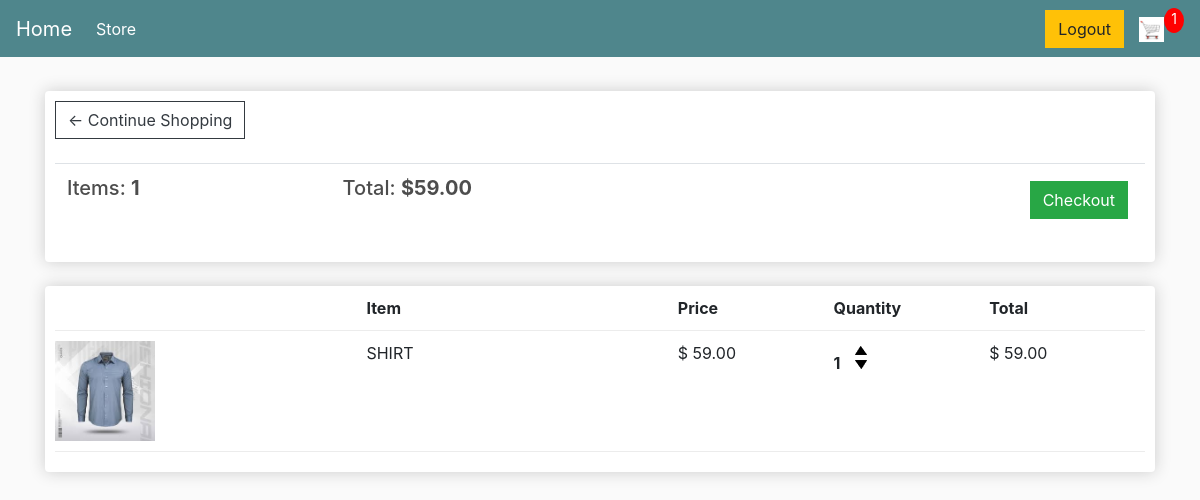
The page /cart/ (signed in) on the database as committed earlier.
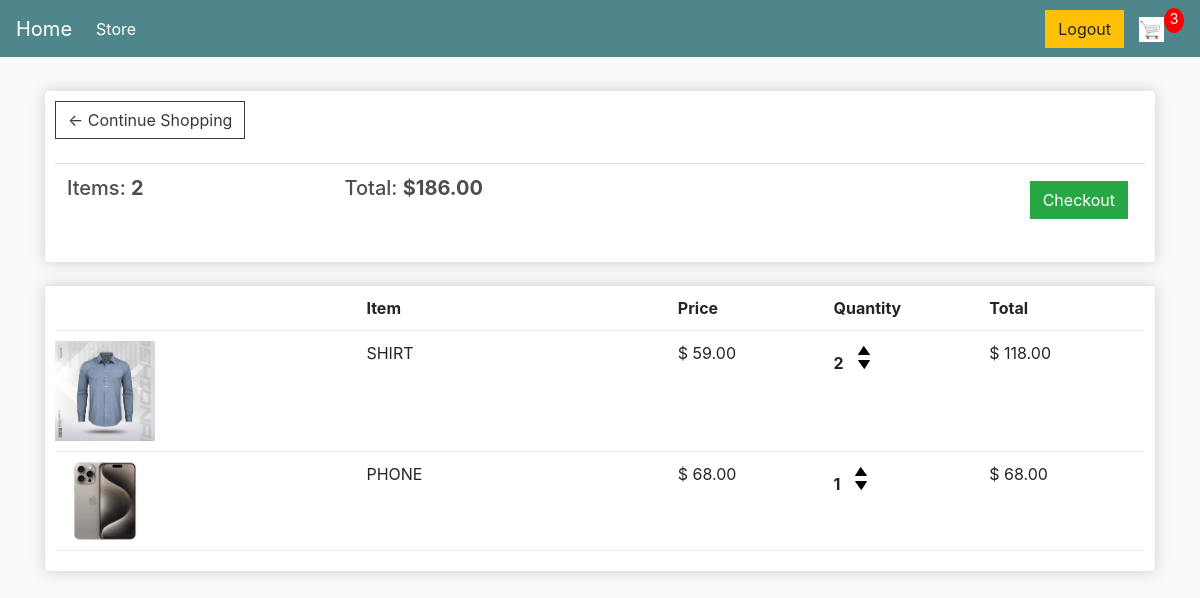
The same page on the database as committed later.
### shop/models.py (models this page shows, shortened)
class Order(models.Model):
     customer = models.ForeignKey(Customer ,on_delete=models.SET_NULL,null=True,blank=True)
     date_ordered = models.DateTimeField(auto_now_add=True)
     complete = models.BooleanField(default=False)
     @property
     def get_carttotal(self):
          order_items = self.orderitem_set.all()
          total = sum([item.get_total for item in order_items])
          return total
     @property
     def get_cart_items(self):
          order_items = self.orderitem_set.all()
          total = sum([item.quantity for item in order_items])
          return total

class OrderItem(models.Model):
     product = models.ForeignKey(Product, on_delete=models.SET_NULL,null=True)
     order = models.ForeignKey(Order, on_delete=models.SET_NULL,null=True)
     quantity = models.PositiveIntegerField(default=0,null=True,blank=True)
     date_added = models.DateTimeField(auto_now_add=True)
     @property
     def get_total(self):
         total = self.quantity * self.product.price
         return total

class Product(models.Model):
    name = models.CharField(max_length=220)
    price = models.FloatField()
    digital = models.BooleanField(default=False,null=True,blank=True)
    image = models.ImageField(null=True,blank=True)
    @property
    def imageURL(self):
         try:
              url = self.image.url
         except:
              url = ''
         return url

### shop/views.py (the view)
# urls.py: path('cart/',views.cart,name='cart'),
@login_required
def cart(request):
    customer = request.user.customer
    order, created = Order.objects.get_or_create(customer=customer, complete=False)
    items = order.orderitem_set.all()
    cart_item = order.get_cart_items
    context = {'items': items, 'order': order,'cart_item':cart_item}
    return render(request, 'cart.html', context)

### templates/cart.html
{% extends 'main.html' %}
{% load static %}
{% block content %}
	<div class="row">
		<div class="col-lg-12">
			<div class="box-element">
				<a class="btn btn-outline-dark" href="{% url 'store' %}">&#x2190; Continue Shopping</a>
				<br><br>
				<table class="table">
					<tr>
						<th><h5>Items: <strong>{{ items|length }}</strong></h5></th>
						<th><h5>Total: <strong>${{order.get_carttotal|floatformat:2}}</strong></h5></th>
						<th>
							<a style="float:right; margin:5px;" class="btn btn-success" href="{% url 'checkout' %}">Checkout</a>
						</th>
					</tr>
				</table>
			</div>
			<br>
			<div class="box-element">
				<div class="cart-row">
					<div style="flex:2"></div>
					<div style="flex:2"><strong>Item</strong></div>
					<div style="flex:1"><strong>Price</strong></div>
					<div style="flex:1"><strong>Quantity</strong></div>
					<div style="flex:1"><strong>Total</strong></div>
				</div>
				{% for item in items %}
				<div class="cart-row">
				  <div style="flex:2">
					<img class="row-image" src="{{item.product.imageURL}}">
				  </div>
				  <div style="flex:2">
					<p>{{item.product.name}}</p>
				  </div>
				  <div style="flex:1">
					<p>$ {{ item.product.price|floatformat:2 }}</p>
				  </div>
				  <div style="flex:1">
					<p class="quantity">{{ item.quantity }}</p>
					<div class="quantity">
					  <img data-product="{{item.product.id}}" class="chg-quantity update-cart" src="{% static 'images/arrow-up.png' %}"  data-action="add">
					  <img data-product="{{item.product.id}}" class="chg-quantity update-cart" src="{% static 'images/arrow-down.png' %}" data-action="remove">
					</div>
				  </div>
				  <div style="flex:1">
					<p>$ {{item.get_total|floatformat:2}}</p>
				  </div>
				</div>
			  {% endfor %}
			</div>
		</div>
	</div>
{% endblock content %}

### templates/main.html (shortened to what this page needs)
<!DOCTYPE html>
{% load static %}
<html>
<head>
	<link rel="stylesheet" href="https://stackpath.bootstrapcdn.com/bootstrap/4.4.1/css/bootstrap.min.css">
	<link rel="stylesheet" type="text/css" href="{% static 'css/main.css' %}">
</head>
<body>
	<nav class="navbar navbar-expand-lg navbar-dark bg-dark">
	  <a class="navbar-brand" href="{% url 'store' %}">Home</a>
	  <div class="collapse navbar-collapse" id="navbarSupportedContent">
	    <ul class="navbar-nav mr-auto">
	      <li class="nav-item active">
	        <a class="nav-link" href="{% url 'store' %}">Store<span class="sr-only">(current)</span></a>
	      </li>
	    </ul>
	    <div class="form-inline my-2 my-lg-0">
			{% if request.user.is_authenticated %}
			<a href="{% url 'signout' %}"class="btn btn-warning">Logout</a>
			{% endif %}
	     	<a href="{% url 'cart' %}">
	    		<img  id="cart-icon" src="{% static 'images/images.jpeg' %}">
	    	</a>
			{% if cart_items %}
	    	<p id="cart-total">{{cart_item}}</p>
			{% else %}
			<p id="cart-total">{{cart_item}}</p>
            {% endif %}
	    </div>
	  </div>
	</nav>
     <div class="container">
            <br>
            {% block content %}
            {% endblock content %}
         </div>
</body>
</html>

### static/css/main.css (style rules this page uses)
body { background-color: hsl(0, 0%, 98%); }
h1,h2,h3,h4,h5,h6 { color:hsl(0, 0%, 30%); }
.box-element { box-shadow:hsl(0, 0%, 80%) 0 0 16px; background-color: #fff; border-radius: 4px; padding: 10px; }
.bg-dark { background-color: #4f868c!important; }
#cart-icon { width:25px; display: inline-block; margin-left: 15px; }
#cart-total { display: block; text-align: center; color:#fff; background-color: red; width: 20px; height: 25px; border-radius: 50%; font-size: 14px; }
.col-lg-4, .col-lg-6, .col-lg-8, .col-lg-12 { margin-top: 10px; }
.btn { border-radius: 0; }
.row-image { width: 100px; }
.cart-row { display: flex; align-items: flex-stretch; padding-bottom: 10px; margin-bottom: 10px; border-bottom: 1px solid #ececec; }
.quantity { display: inline-block; font-weight: 700; padding-right:10px; }
.chg-quantity { width: 12px; cursor: pointer; display: block; margin-top: 5px; transition:.1s; }

Rows that differ between the two databases and show on the page:
changed through a linked row, Order: get_carttotal "59.00" → "186.00"
changed OrderItem "SHIRT": quantity "1" → "2"; get_total "59.00" → "118.00"
added OrderItem: product.imageURL (picture), product.name "PHONE", product.price "68.00", quantity "1", get_total "68.00"
Other text that changed with them:
{{ cart_item }}: "1" → "3"
{{ items|length }}: "1" → "2"
